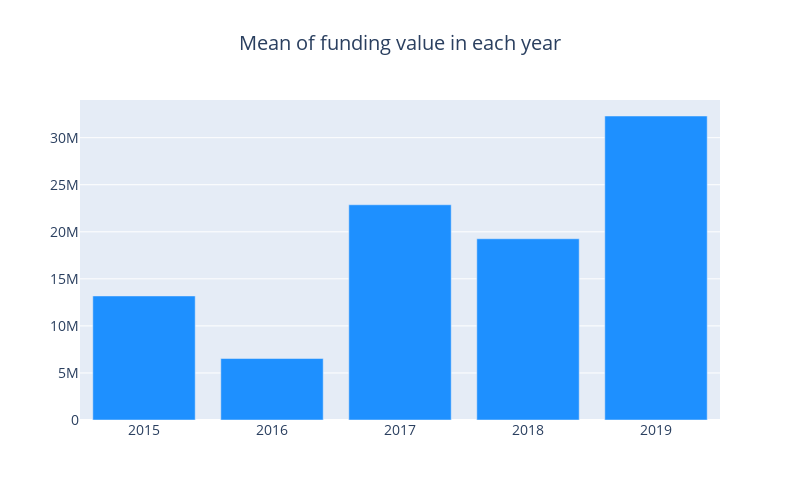

This figure's notebook cell:
### Markdown cell above
* Though 2016 is the year with most number of funding deals, it is the year with the lowest sum (2019 is yet to complete)
* 2017 has got the highest total amount of funding in the last 5 years. Out of the 10B in 2017, 5.5B is raised by Flipkart and PayTM in 3 deals which we can see in the table above the plot.

### Code cell
cnt_srs = cnt_df["mean"]
cnt_srs = cnt_srs.sort_index()
trace = go.Bar(
    x=cnt_srs.index,
    y=cnt_srs.values,
    marker=dict(
        color="#1E90FF",
    ),
)

layout = go.Layout(
    title=go.layout.Title(
        text="Mean of funding value in each year",
        x=0.5
    ),
    font=dict(size=14),
    width=800,
    height=500,
)

data = [trace]
fig = go.Figure(data=data, layout=layout)
py.iplot(fig, filename="funding")

### Figure 1 — Plotly figure (JSON) as saved in the notebook; plotly's stock layout.template omitted (floating-point values rounded to 4 significant figures)
{"data": [{"marker": {"color": "#1E90FF"}, "type": "bar", "x": [2015, 2016, 2017, 2018, 2019], "y": [13180000.0, 6533000.0, 22870000.0, 19260000.0, 32300000.0]}], "layout": {"font": {"size": 14}, "height": 500, "title": {"text": "Mean of funding value in each year", "x": 0.5}, "width": 800}}
